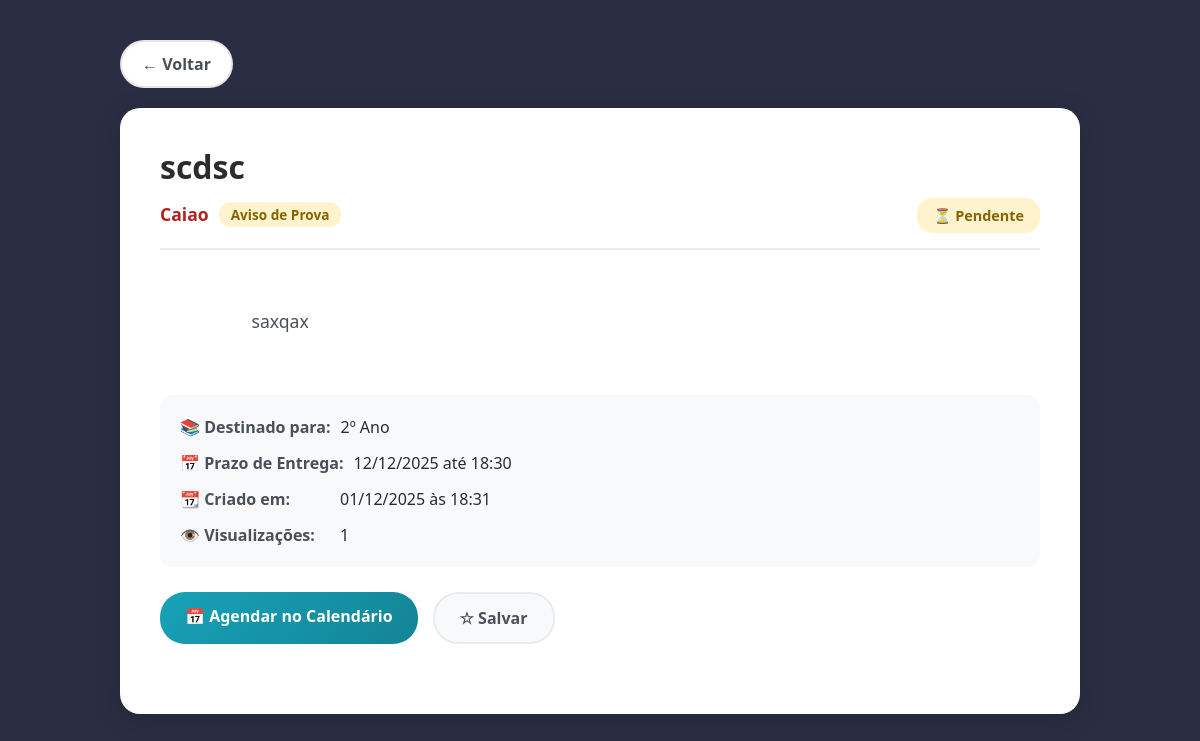
The app's page /atividades/3/ (signed in), older data.
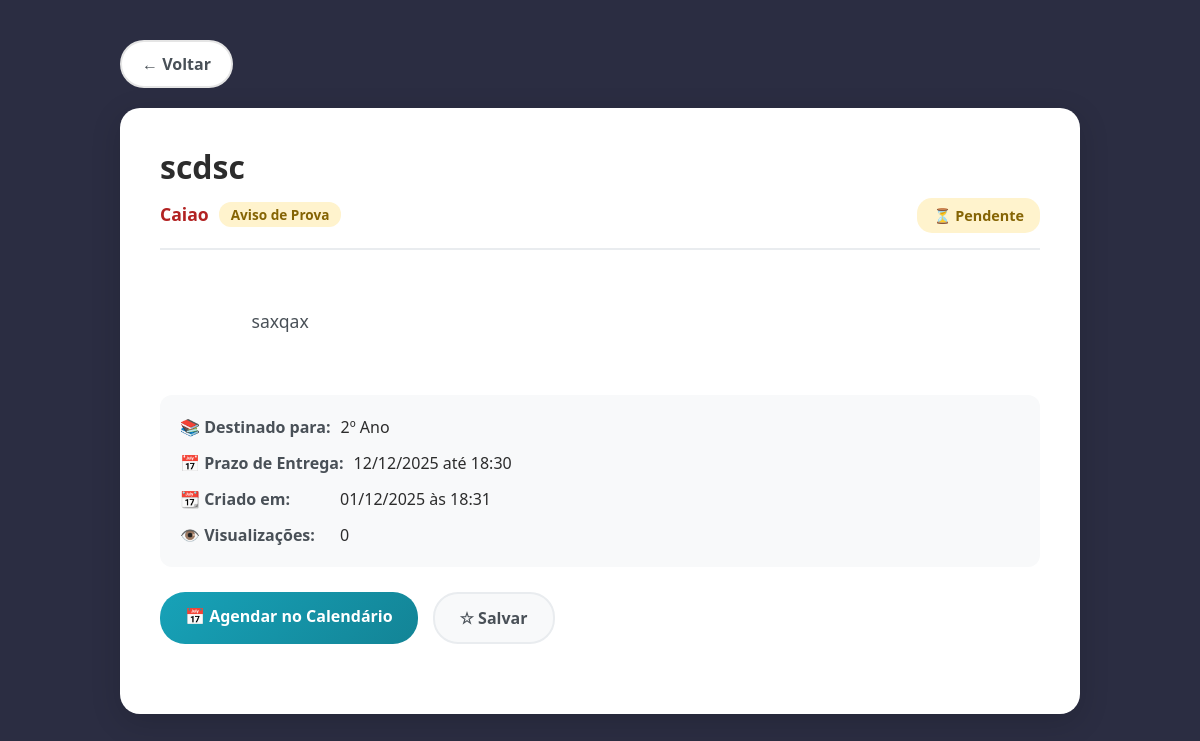
The same page, newer data.
### atividades/models.py (models this page shows, shortened)
class Atividade(models.Model):
    TIPO_CHOICES = [
        ('ATIVIDADE', 'Atividade'),
        ('AVISO_PROVA', 'Aviso de Prova'),
        ('AVISO_SIMPLES', 'Aviso Simples'),
    ]
    ANO_CHOICES = [
        ('1', '1º Ano'),
        ('2', '2º Ano'),
        ('3', '3º Ano'),
        ('TODOS', 'Todos'),
    ]
    professor = models.ForeignKey(
        User,
        on_delete=models.CASCADE,
        related_name='atividades_criadas',
        verbose_name='Professor'
    )
    titulo = models.CharField(max_length=50, verbose_name='Título')
    descricao = models.TextField(blank=True, verbose_name='Descrição/Orientações')
    tipo = models.CharField(max_length=20, choices=TIPO_CHOICES, verbose_name='Tipo de Atividade')
    ano_1 = models.BooleanField(default=False, verbose_name='1º Ano')
    ano_2 = models.BooleanField(default=False, verbose_name='2º Ano')
    ano_3 = models.BooleanField(default=False, verbose_name='3º Ano')
    todos = models.BooleanField(default=False, verbose_name='Todos os Anos')
    prazo_entrega = models.DateTimeField(null=True, blank=True, verbose_name='Prazo de Entrega')
    permite_envio = models.BooleanField(default=True, verbose_name='Permite Envio pelo Aluno')
    anexo = models.FileField(
        upload_to='atividades_anexos/',
        null=True,
        blank=True,
        validators=[validate_file_size_atividade, validate_file_extension_atividade],
        verbose_name='Anexo'
    )
    criado_em = models.DateTimeField(default=timezone.now, verbose_name='Criado em')
    visualizacoes = models.PositiveIntegerField(default=0, verbose_name='Visualizações')
    foi_visualizado = models.BooleanField(default=False, verbose_name='Foi Visualizado por Algum Aluno')
    class Meta:
        verbose_name = 'Atividade'
        verbose_name_plural = 'Atividades'
        ordering = ['-criado_em']
    def get_anos_destino(self):
        if self.todos:
            return ['1º Ano', '2º Ano', '3º Ano']
        anos = []
        if self.ano_1:
            anos.append('1º Ano')
        if self.ano_2:
            anos.append('2º Ano')
        if self.ano_3:
            anos.append('3º Ano')
        return anos
    def get_anos_destino_display(self):
        if self.todos:
            return 'Todos os Anos'
        return ', '.join(self.get_anos_destino())
    def esta_encerrada(self):
        if not self.prazo_entrega:
            return False
        return timezone.now() > self.prazo_entrega

### accounts/models.py (models this page shows, shortened)
class User(AbstractUser):
    USER_TYPE_CHOICES = (
        ('admin', 'Administrador'),
        ('professor', 'Professor'),
        ('aluno', 'Aluno'),  # Atualizado de 'estudante' para 'aluno'
    )
    user_type = models.CharField(
        max_length=20,
        choices=USER_TYPE_CHOICES,
        default='aluno',  # Atualizado
        verbose_name='Tipo de Usuário'
    )
    matricula = models.CharField(max_length=20, blank=True, null=True, verbose_name='Matrícula')
    telefone = models.CharField(max_length=15, blank=True, null=True, verbose_name='Telefone')
    first_login = models.BooleanField(default=True, verbose_name='Primeiro Login')
    class Meta:
        verbose_name = 'Usuário'
        verbose_name_plural = 'Usuários'

### atividades/views.py (the view, shortened to what this page needs)
# urls.py: path('<int:pk>/', views.detalhe_atividade, name='detalhe'),
@login_required
def detalhe_atividade(request, pk):
    try:
        atividade = get_object_or_404(Atividade, pk=pk)
    except Atividade.DoesNotExist:
        messages.error(request, '❌ Atividade não encontrada. Pode ter sido excluída.')
        return redirect('atividades:lista')
    tem_acesso = False
    if atividade.professor == request.user:
        tem_acesso = True
    if request.user.user_type == 'aluno':
        tem_acesso = True
    if not tem_acesso:
        messages.error(request, 'Você não tem acesso a esta atividade.')
        return redirect('atividades:lista')
    envio = AtividadeEnvio.objects.filter(
        atividade=atividade,
        aluno=request.user
    ).first()
    salvou = AtividadeSalva.objects.filter(
        atividade=atividade,
        aluno=request.user
    ).exists()
    context = {
        'atividade': atividade,
        'envio': envio,
        'salvou': salvou,
    }
    return render(request, 'atividades/detalhe_aluno.html', context)

### atividades/templates/atividades/detalhe_aluno.html (shortened to what this page needs)
<!DOCTYPE html>
<html lang="pt-br">
<head>
    {% load static %}
    <link href="https://cdn.jsdelivr.net/npm/bootstrap@5.3.0/dist/css/bootstrap.min.css" rel="stylesheet">
</head>
<body>
    <div class="container">
        <a href="{% url 'atividades:lista' %}" class="btn-back">← Voltar</a>
        <div class="atividade-detail-card">
            <div class="atividade-header">
                <h1 class="atividade-title">{{ atividade.titulo }}</h1>
                <div class="atividade-meta">
                    <div class="professor-info">
                        <span class="professor-name">{{ atividade.professor.username }}</span>
                        <span class="badge {% if atividade.tipo == 'ATIVIDADE' %}badge-atividade{% elif atividade.tipo == 'AVISO_PROVA' %}badge-prova{% else %}badge-aviso{% endif %}">
                            {{ atividade.get_tipo_display }}
                        </span>
                    </div>
                    <div>
                        {% if envio %}
                            <span class="status-badge status-enviada">✅ Enviada</span>
                        {% else %}
                            <span class="status-badge status-pendente">⏳ Pendente</span>
                        {% endif %}
                    </div>
                </div>
            </div>
            {% if atividade.descricao %}
                <div class="atividade-description">
                    {{ atividade.descricao }}
                </div>
            {% endif %}
            <div class="info-section">
                <div class="info-item">
                    <span class="info-label">📚 Destinado para:</span>
                    <span class="info-value">{{ atividade.get_anos_destino_display }}</span>
                </div>
                {% if atividade.prazo_entrega %}
                    <div class="info-item">
                        <span class="info-label">📅 Prazo de Entrega:</span>
                        <span class="info-value">{{ atividade.prazo_entrega|date:"d/m/Y" }} até {{ atividade.prazo_entrega|date:"H:i" }}</span>
                    </div>
                {% endif %}
                <div class="info-item">
                    <span class="info-label">📆 Criado em:</span>
                    <span class="info-value">{{ atividade.criado_em|date:"d/m/Y" }} às {{ atividade.criado_em|date:"H:i" }}</span>
                </div>
                <div class="info-item">
                    <span class="info-label">👁️ Visualizações:</span>
                    <span class="info-value">{{ atividade.visualizacoes }}</span>
                </div>
            </div>
            <div class="action-buttons">
                {% if atividade.prazo_entrega %}
                    <a href="{% url 'atividades:gerar_ics' atividade.pk %}" class="btn-action btn-agendar">
                        📅 Agendar no Calendário
                    </a>
                {% endif %}
                <button class="btn-action btn-salvar {% if salvou %}salva{% endif %}"
                        id="btnSalvar" onclick="toggleSalvar()">
                    {% if salvou %}★ Salva{% else %}☆ Salvar{% endif %}
                </button>
            </div>
        </div>
    </div>
</body>
</html>

Row changes from the older to the newer data that the page shows:
changed Atividade "scdsc": visualizacoes "1" → "0"
